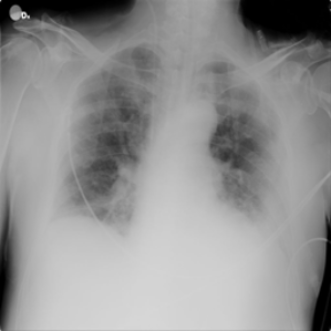
#> input picture trabalho_1/1/1.png, 331 x 331 px; its folder holds only this picture in this run
$ jupyter execute trabalho_computacional_2.ipynb
#> lines starting #> are read from the running program, lines starting #| are printed output that depends on the picture
# Processos Estocásticos - Trabalho Computacional 2

**Aluno:** Thiago Tomás de Paula (242104677)
**Data:** Maio de 2026

## Objetivo
Análise estatística das imagens a partir dos histogramas normalizados (PMF) calculados no Trabalho Computacional 1. Cálculo de estatísticas de primeira, segunda e terceira ordem, bem como entropia de Shannon.

---

## Importações e Configurações Iniciais

[cell 1]
import numpy as np
import matplotlib.pyplot as plt
from pathlib import Path
import pandas as pd
import cv2
import warnings
warnings.filterwarnings('ignore')

# Configurar matplotlib para melhor visualização
plt.rcParams['figure.figsize'] = (14, 10)
plt.rcParams['font.size'] = 9

## Preparação dos Dados

Carregamos as imagens e recalculamos os histogramas normalizados (PMF) do Trabalho Computacional 1.

[cell 2]
# Carregar imagens do diretório
image_dir = Path('../Trabalho Computacional 1/1')
images = {}
image_files = list(image_dir.glob('*.*'))

print(f"Imagens encontradas: {len(image_files)}")
for img_file in sorted(image_files):
    img = cv2.imread(str(img_file))
#> img is the input picture: shape (331, 331, 3); min 0, max 231, mean 145.8
    if img is not None:
        img_rgb = cv2.cvtColor(img, cv2.COLOR_BGR2RGB)
        images[img_file.stem] = img_rgb
        print(f"  - {img_file.name}: Shape {img_rgb.shape}")
#|   - 1.png: Shape (331, 331, 3)

# Converter para escala de cinza e calcular histogramas normalizados
images_gray = {}
pmf_dict = {}  # PMF (Probability Mass Function) - histogramas normalizados

for name, img_rgb in images.items():
    # Conversão para escala de cinza
    img_gray = 0.299 * img_rgb[:, :, 0] + 0.587 * img_rgb[:, :, 1] + 0.114 * img_rgb[:, :, 2]
    img_gray = img_gray.astype(np.uint8)
    images_gray[name] = img_gray

    # Calcular histograma e normalizar (PMF)
    hist, _ = np.histogram(img_gray, bins=256, range=(0, 256))
    pmf = hist / hist.sum()  # Normalizar
    pmf_dict[name] = pmf
#> this loop made 1 pass
#> name on pass 1: '1'
#> after the loop, images_gray = 1 item; pmf_dict = 1 item

print(f"\nTotal de imagens processadas: {len(images_gray)}")
#| Total de imagens processadas: 1
for name in sorted(pmf_dict.keys()):
    print(f"  - {name}: PMF calculada (soma = {pmf_dict[name].sum():.6f})")

## Item 2.1: Expectância, Moda, Mediana e Comparação com Média Aritmética

A expectância (valor esperado) é a média ponderada dos valores de intensidade. A moda é o valor mais frequente. A mediana é o valor que divide a distribuição ao meio.

[cell 3]
# Item 2.1: Calcular expectância, moda e mediana
stats_dict = {}

for name, pmf in pmf_dict.items():
    img_gray = images_gray[name]

    # Expectância (valor esperado) da PMF
    intensity_values = np.arange(256)
    expectancy = np.sum(intensity_values * pmf)

    # Moda (valor mais frequente)
    moda = np.argmax(pmf)

    # Mediana (valor que divide a distribuição ao meio)
    cdf = np.cumsum(pmf)
    mediana_idx = np.where(cdf >= 0.5)[0][0]

    # Média aritmética direta das intensidades da imagem
    media_aritmetica = np.mean(img_gray)

    # Comparação: a expectância da PMF deve ser igual à média aritmética
    diferenca = np.abs(expectancy - media_aritmetica)

    stats_dict[name] = {
        'expectancy': expectancy,
        'moda': moda,
        'mediana': mediana_idx,
        'media_aritmetica': media_aritmetica,
        'diferenca': diferenca
    }

    print(f"\n{name}:")
    print(f"  Expectância (PMF):        {expectancy:.4f}")
    print(f"  Moda (valor mais freq.):  {moda}")
    print(f"  Mediana:                  {mediana_idx}")
    print(f"  Média Aritmética (img):   {media_aritmetica:.4f}")
    print(f"  Diferença (|E[X] - μ|):  {diferenca:.6f}")
#> this loop made 1 pass
#> (name, expectancy, moda, mediana_idx, media_aritmetica, diferenca) on pass 1: ('1', 145.6, 207, 154, 145.6, 0)
#> (printed output is left out)
#> after the loop, stats_dict = 1 item

print("\n" + "="*60)
print("Item 2.1: Cálculos concluídos com sucesso.")

## Item 2.2: Momentos de Segunda e Terceira Ordem

Os momentos de uma distribuição são definidos como $M_r = E[X^r] = \sum_{k=0}^{N-1} x_k^r p(x_k)$.

- **Momento de segunda ordem:** $M_2 = E[X^2] = \sum x_k^2 p(x_k)$
- **Momento de terceira ordem:** $M_3 = E[X^3] = \sum x_k^3 p(x_k)$

[cell 4]
# Item 2.2: Calcular momentos de segunda e terceira ordem
intensity_values = np.arange(256)

for name, pmf in pmf_dict.items():
    # Momento de segunda ordem: M_2 = E[X²]
    m2 = np.sum((intensity_values ** 2) * pmf)

    # Momento de terceira ordem: M_3 = E[X³]
    m3 = np.sum((intensity_values ** 3) * pmf)

    # Armazenar nos stats
    stats_dict[name]['m2'] = m2
    stats_dict[name]['m3'] = m3

    print(f"{name}:")
    print(f"  Momento de 2ª ordem (M₂ = E[X²]):  {m2:,.2f}")
    print(f"  Momento de 3ª ordem (M₃ = E[X³]):  {m3:,.2f}")
    print()
#> this loop made 1 pass
#> (name, m2, m3) on pass 1: ('1', 23867.2, 4096713.5)
#> (printed output is left out)

print("Item 2.2: Momentos de segunda e terceira ordem calculados.")

## Item 2.3: Momentos Centrais de Segunda e Terceira Ordem

Os momentos centrais são momentos em torno da média: $\mu_r = E[(X - \mu)^r] = \sum (x_k - \mu)^r p(x_k)$

- **Momento central de 2ª ordem (Variância):** $\mu_2 = \sigma^2 = E[(X - \mu)^2]$
- **Momento central de 3ª ordem:** $\mu_3 = E[(X - \mu)^3]$

[cell 5]
# Item 2.3: Calcular momentos centrais de segunda e terceira ordem
intensity_values = np.arange(256)

for name, pmf in pmf_dict.items():
    mu = stats_dict[name]['expectancy']  # Média

    # Momento central de 2ª ordem (Variância)
    mu2 = np.sum(((intensity_values - mu) ** 2) * pmf)

    # Momento central de 3ª ordem
    mu3 = np.sum(((intensity_values - mu) ** 3) * pmf)

    # Desvio padrão
    sigma = np.sqrt(mu2)

    # Armazenar nos stats
    stats_dict[name]['mu2'] = mu2  # Variância
    stats_dict[name]['mu3'] = mu3
    stats_dict[name]['sigma'] = sigma  # Desvio padrão

    print(f"{name}:")
    print(f"  Momento central de 2ª ordem (μ₂ = σ²): {mu2:,.2f}")
    print(f"  Desvio padrão (σ):                       {sigma:,.2f}")
    print(f"  Momento central de 3ª ordem (μ₃):       {mu3:,.2f}")
    print()
#> this loop made 1 pass
#> (name, mu, mu2, mu3, sigma) on pass 1: ('1', 145.6, 2678.1, -157200.4, 51.75)
#> (printed output is left out)

print("Item 2.3: Momentos centrais calculados com sucesso.")

## Item 2.4: Skewness (Assimetria) e Kurtosis (Curtose)

- **Skewness (Coeficiente de Assimetria):** $\gamma_1 = \frac{\mu_3}{\sigma^3}$ - Mede a assimetria da distribuição
  - $\gamma_1 = 0$: Distribuição simétrica
  - $\gamma_1 > 0$: Assimétrica à direita
  - $\gamma_1 < 0$: Assimétrica à esquerda

- **Kurtosis (Curtose):** $\gamma_2 = \frac{\mu_4}{\sigma^4} - 3$ - Mede o pico/cauda da distribuição
  - $\gamma_2 = 0$: Distribuição normal (mesocúrtica)
  - $\gamma_2 > 0$: Distribuição com pico acentuado (leptocúrtica)
  - $\gamma_2 < 0$: Distribuição mais plana (platicúrtica)

[cell 6]
# Item 2.4: Calcular skewness e kurtosis
intensity_values = np.arange(256)

for name, pmf in pmf_dict.items():
    mu = stats_dict[name]['expectancy']
    mu2 = stats_dict[name]['mu2']
    mu3 = stats_dict[name]['mu3']
    sigma = stats_dict[name]['sigma']

    # Momento central de 4ª ordem (necessário para kurtosis)
    mu4 = np.sum(((intensity_values - mu) ** 4) * pmf)

    # Skewness (Coeficiente de Assimetria)
    # Evitar divisão por zero: adicionar pequeno valor se sigma = 0
    if sigma > 0:
        skewness = mu3 / (sigma ** 3)
    else:
        skewness = 0

    # Kurtosis (Curtose) - normalizada (excesso de curtose)
    # Kurtosis = (mu4 / sigma^4) - 3
    if sigma > 0:
        kurtosis_excess = (mu4 / (sigma ** 4)) - 3
    else:
        kurtosis_excess = 0

    # Armazenar nos stats
    stats_dict[name]['mu4'] = mu4
    stats_dict[name]['skewness'] = skewness
    stats_dict[name]['kurtosis'] = kurtosis_excess

    print(f"{name}:")
    print(f"  Skewness (γ₁):           {skewness:+.4f}")

    # Interpretação do skewness
    if abs(skewness) < 0.5:
        print(f"    → Distribuição aproximadamente simétrica")
    elif skewness > 0:
        print(f"    → Distribuição assimétrica à direita (cauda direita longa)")
    else:
        print(f"    → Distribuição assimétrica à esquerda (cauda esquerda longa)")

    print(f"  Kurtosis (excesso):      {kurtosis_excess:+.4f}")

    # Interpretação da kurtosis
    if abs(kurtosis_excess) < 1:
        print(f"    → Distribuição aproximadamente normal (mesocúrtica)")
    elif kurtosis_excess > 0:
        print(f"    → Pico acentuado, caudas pesadas (leptocúrtica)")
    else:
        print(f"    → Distribuição mais plana (platicúrtica)")
    print()
#> this loop made 1 pass
#> (name, mu, mu2, mu3, sigma, mu4, skewness, kurtosis_excess) on pass 1: ('1', 145.6, 2678.1, -157200.4, 51.75, 29363381.1, -1.13, 1.09)
#> (printed output is left out)

print("Item 2.4: Skewness e Kurtosis calculados com sucesso.")

## Item 2.5: Tabela Comparativa de Resultados

Compilação e comparação de todos os resultados dos itens 2.1 a 2.3.

[cell 7]
# Item 2.5: Criar tabela comparativa com os resultados
# Preparar dados para a tabela
table_data = []
for name in sorted(stats_dict.keys()):
    s = stats_dict[name]
    table_data.append({
        'Imagem': name,
        'Expectância': f"{s['expectancy']:.2f}",
        'Moda': f"{s['moda']}",
        'Mediana': f"{s['mediana']}",
        'Variância (σ²)': f"{s['mu2']:.2f}",
        'Desvio Padrão (σ)': f"{s['sigma']:.2f}",
        'Skewness': f"{s['skewness']:+.4f}",
        'Kurtosis': f"{s['kurtosis']:+.4f}"
    })
#> after the loop, table_data = 1 item

# Criar DataFrame
df_stats = pd.DataFrame(table_data)
#> df_stats = table of 1 rows and 8 columns

print("\n" + "="*120)
print("TABELA 2.5: Resumo das Estatísticas das PMFs das Imagens")
print("="*120)
print(df_stats.to_string(index=False))
#| Imagem Expectância Moda Mediana Variância (σ²) Desvio Padrão (σ) Skewness Kurtosis
#|      1      145.56  207     154        2678.13             51.75  -1.1342  +1.0939
print("="*120)

# Análise comparativa
print("\nANÁLISE COMPARATIVA:")
print("-" * 120)
print("\n1. EXPECTÂNCIA (Média):")
for name, s in sorted(stats_dict.items()):
    print(f"   - {name}: E[X] = {s['expectancy']:.2f} (Média aritmética = {s['media_aritmetica']:.2f}, "
          f"Diferença = {s['diferenca']:.6f})")

print("\n2. DISPERSÃO:")
for name, s in sorted(stats_dict.items()):
    print(f"   - {name}: σ² = {s['mu2']:.2f}, σ = {s['sigma']:.2f}")

print("\n3. SIMETRIA (Skewness):")
for name, s in sorted(stats_dict.items()):
    if abs(s['skewness']) < 0.5:
        tipo = "Simétrica"
    elif s['skewness'] > 0:
        tipo = "Assimétrica à direita"
    else:
        tipo = "Assimétrica à esquerda"
    print(f"   - {name}: {s['skewness']:+.4f} ({tipo})")
#> this loop made 1 pass
#> (printed output is left out)

print("\n4. FORMATO (Kurtosis):")
for name, s in sorted(stats_dict.items()):
    if abs(s['kurtosis']) < 1:
        tipo = "Mesocúrtica (Normal)"
    elif s['kurtosis'] > 0:
        tipo = "Leptocúrtica (Pico acentuado)"
    else:
        tipo = "Platicúrtica (Plana)"
    print(f"   - {name}: {s['kurtosis']:+.4f} ({tipo})")
#> this loop made 1 pass
#> (printed output is left out)

print("\nItem 2.5: Tabela comparativa e análise realizadas com sucesso.")

## Item 2.6: Entropia de Shannon

A entropia de Shannon mede a incerteza ou quantidade média de informação em uma distribuição de probabilidade:

$$\mathcal{E} = -\sum_{k=0}^{N-1} p(x_k) \log_2\{p(x_k)\}$$

- **Entropia máxima:** Quando a distribuição é uniforme (máxima incerteza)
- **Entropia mínima (zero):** Quando a distribuição é concentrada em um ponto (certeza)

[cell 8]
# Item 2.6: Calcular entropia de Shannon
for name, pmf in pmf_dict.items():
    # Calcular entropia: E = -Σ p(x) * log2(p(x))
    # Ignorar valores onde p(x) = 0 (log(0) é indefinido)
    entropy = 0.0
    for p in pmf:
        if p > 0:  # Apenas quando p > 0
            entropy -= p * np.log2(p)

    # Armazenar nos stats
    stats_dict[name]['entropy'] = entropy

    # Calcular entropia máxima teórica (distribuição uniforme sobre 256 valores)
    max_entropy = np.log2(256)  # log2(256) = 8 bits

    # Normalização da entropia (em relação ao máximo)
    entropy_normalized = entropy / max_entropy

    print(f"{name}:")
    print(f"  Entropia de Shannon:                    {entropy:.4f} bits")
    print(f"  Entropia Máxima Teórica:                {max_entropy:.4f} bits (log₂(256))")
    print(f"  Entropia Normalizada (% do máximo):     {entropy_normalized*100:.2f}%")

    if entropy_normalized > 0.95:
        print(f"    → Imagem com distribuição quase uniforme (alta incerteza)")
    elif entropy_normalized > 0.7:
        print(f"    → Imagem com distribuição moderadamente dispersa")
    else:
        print(f"    → Imagem com distribuição concentrada (baixa incerteza)")
    print()
#> this loop made 1 pass
#> (name, max_entropy, entropy_normalized) on pass 1: ('1', 8, 0.857)
#> (printed output is left out)

print("Item 2.6: Entropia de Shannon calculada com sucesso.")

## Item 2.7: Grandezas Randômicas - Análise e Classificação

### Conceito de Variável Aleatória

As grandezas calculadas neste trabalho (expectância, variância, skewness, kurtosis, entropia) podem ser consideradas como **funções de variáveis aleatórias**.

Para cada imagem do conjunto de dados, podemos considerar:
- A **intensidade de cada pixel** como uma realização de uma variável aleatória $X$
- A **PMF (função de massa de probabilidade)** como a distribuição de probabilidade dessa variável aleatória
- As **estatísticas calculadas** (média, variância, etc.) como **estimativas** dos parâmetros da distribuição

### Grandezas Randômicas vs Determinísticas

**Perspectiva 1: Como estimativas (não determinísticas)**
- As grandezas calculadas são **estimativas** baseadas em amostras finitas
- Se coletarmos mais imagens da mesma classe, as estimativas mudarão (variabilidade amostral)
- Portanto, são **grandezas randômicas** com suas próprias distribuições de amostragem

**Perspectiva 2: Como funções de variáveis randômicas**
- E[X], σ², skewness e kurtosis são **funções de uma variável aleatória X**
- Uma vez definida a distribuição de X, essas grandezas são determinadas
- Mas enquanto X é aleatória, essas grandezas descrevem propriedades dessa aleatoriedade

### Grandezas Contáveis vs Não-Contáveis

- **Expectância (E[X]):** Não-contável (contínua em ℝ)
- **Variância (σ²):** Não-contável (contínua em ℝ⁺)
- **Desvio Padrão (σ):** Não-contável (contínua em ℝ⁺)
- **Skewness:** Não-contável (contínua em ℝ)
- **Kurtosis:** Não-contável (contínua em ℝ)
- **Entropia:** Não-contável (contínua em [0, log₂(256)])
- **Moda:** Contável (discreta, valores inteiros de intensidade)
- **Mediana:** Potencialmente contável (valores discretos de intensidade)

[cell 9]
# Visualizar PMFs com as estatísticas calculadas
n_images = len(pmf_dict)
#> n_images = 1
n_cols = 2
n_rows = (n_images + n_cols - 1) // n_cols
#> n_rows = 1

fig, axes = plt.subplots(n_rows, n_cols, figsize=(16, 5*n_rows))
axes = axes.flatten()

for idx, (name, pmf) in enumerate(sorted(pmf_dict.items())):
    s = stats_dict[name]

    # Plotar PMF
    axes[idx].plot(pmf, color='blue', linewidth=1.5)
    axes[idx].fill_between(range(len(pmf)), pmf, alpha=0.3, color='blue')

    # Marcar expectância
    axes[idx].axvline(s['expectancy'], color='red', linestyle='--', linewidth=2,
                     label=f"E[X] = {s['expectancy']:.1f}")

    # Marcar moda
    axes[idx].axvline(s['moda'], color='green', linestyle='--', linewidth=2,
                     label=f"Moda = {s['moda']}")

    # Marcar mediana
    axes[idx].axvline(s['mediana'], color='orange', linestyle='--', linewidth=2,
                     label=f"Mediana = {s['mediana']}")

    # Título com estatísticas
    title = f'{name}\n'
    title += f'σ² = {s["mu2"]:.1f}, σ = {s["sigma"]:.1f}\n'
    title += f'Skewness = {s["skewness"]:+.3f}, Kurtosis = {s["kurtosis"]:+.3f}\n'
    title += f'Entropia = {s["entropy"]:.3f} bits'

    axes[idx].set_title(title, fontsize=10, fontweight='bold')
    axes[idx].set_xlabel('Intensidade (0-255)')
    axes[idx].set_ylabel('Probabilidade')
    axes[idx].legend(loc='upper right', fontsize=9)
    axes[idx].grid(True, alpha=0.3)
    axes[idx].set_xlim(0, 255)

# Ocultar eixos não utilizados
for idx in range(n_images, len(axes)):
    axes[idx].axis('off')
#> this loop made 1 pass

plt.suptitle('PMFs com Estatísticas Calculadas (Trabalho Computacional 2)',
            fontsize=14, fontweight='bold', y=0.995)
plt.tight_layout()
plt.show()
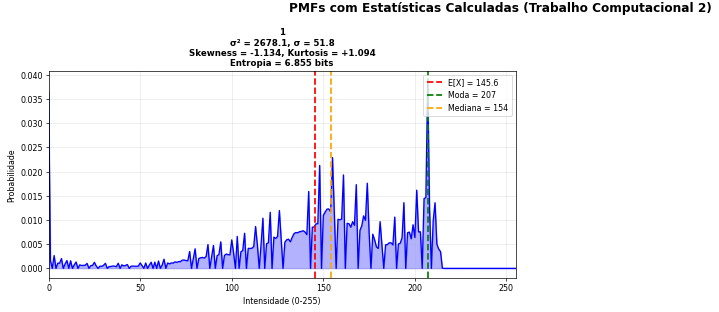
#> figure drawn by matplotlib, 1 panel; curve peaks at x = 207, y = 0.0388

print("Visualização das PMFs com estatísticas concluída.")


$ run again, on trabalho_1/1/y61.jpg
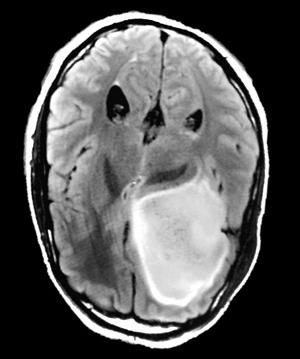
#> input picture trabalho_1/1/y61.jpg, 300 x 359 px
#> img is the input picture: shape (359, 300, 3); min 0, max 255, mean 86.7
#|   - y61.jpg: Shape (359, 300, 3)
#> the loop `for name, img_rgb in images.items():` made 1 pass
#> name on pass 1: 'y61'
#> after the loop `for name, img_rgb in images.items():`: images_gray = 1 item
#| Total de imagens processadas: 1
#> the loop `for name in sorted(pmf_dict.keys()):` made 1 pass
#> (printed output is left out)
#> the loop `for name, pmf in pmf_dict.items():` made 1 pass
#> (name, expectancy, moda, mediana_idx, media_aritmetica, diferenca) on pass 1: ('y61', 86.53, 0, 69, 86.53, 0)
#> (printed output is left out)
#> the loop `for name, pmf in pmf_dict.items():` made 1 pass
#> (name, m2, m3) on pass 1: ('y61', 15267.8, 2954373.5)
#> (printed output is left out)
#> the loop `for name, pmf in pmf_dict.items():` made 1 pass
#> (name, mu, mu2, mu3, sigma) on pass 1: ('y61', 86.53, 7781.1, 286791, 88.21)
#> (printed output is left out)
#> the loop `for name, pmf in pmf_dict.items():` made 1 pass
#> (name, mu, mu2, mu3, sigma, mu4, skewness, kurtosis_excess) on pass 1: ('y61', 86.53, 7781.1, 286791, 88.21, 101847533.4, 0.418, -1.32)
#> (printed output is left out)
#> the loop `for name in sorted(stats_dict.keys()):` made 1 pass
#> df_stats = table of 1 rows and 8 columns
#| Imagem Expectância Moda Mediana Variância (σ²) Desvio Padrão (σ) Skewness Kurtosis
#|    y61       86.53    0      69        7781.07             88.21  +0.4178  -1.3178
#> the loop `for name, s in sorted(stats_dict.items()):` made 1 pass
#> (printed output is left out)
#> the loop `for name, s in sorted(stats_dict.items()):` made 1 pass
#> (printed output is left out)
#> the loop `for name, s in sorted(stats_dict.items()):` made 1 pass
#> (printed output is left out)
#> the loop `for name, pmf in pmf_dict.items():` made 1 pass
#> (name, max_entropy, entropy_normalized) on pass 1: ('y61', 8, 0.697)
#> (printed output is left out)
#> n_images = 1
#> the loop `for idx, (name, pmf) in enumerate(sorted(pmf_dict.items())):` made 1 pass
#> the loop `for idx in range(n_images, len(axes)):` made 1 pass
#> `plt.show()`:
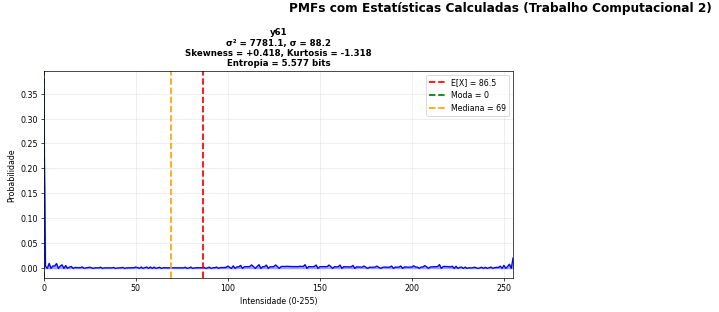
#> figure drawn by matplotlib, 1 panel; curve peaks at x = 0, y = 0.376

$ run again, on trabalho_1/1/WP_20160419_187.jpg
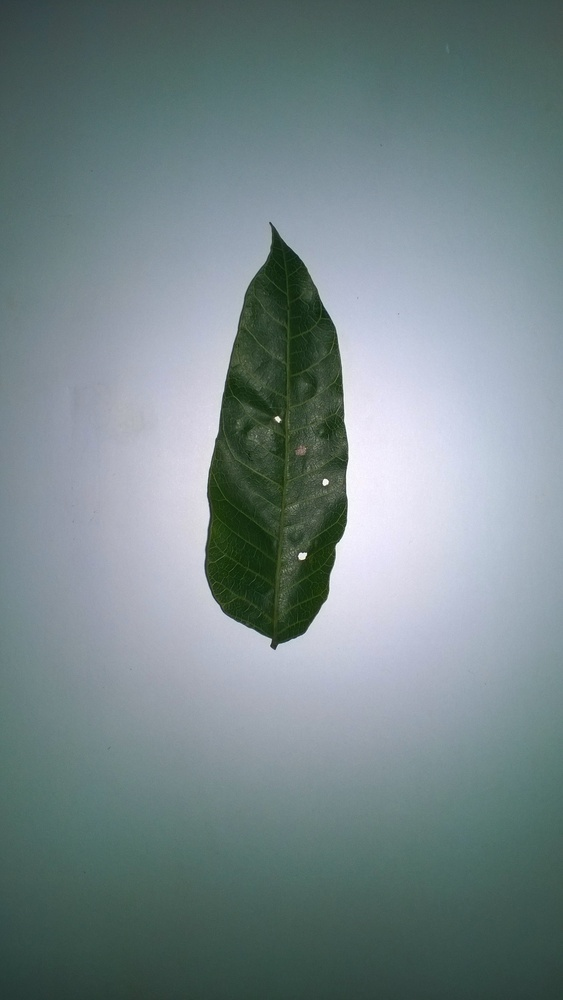
#> input picture trabalho_1/1/WP_20160419_187.jpg, 563 x 1000 px, shrunk from 2000 x 3552 before the run
#> img is the input picture: shape (1000, 563, 3); mean B, G, R 137.5, 135, 118.7
#|   - WP_20160419_187.jpg: Shape (1000, 563, 3)
#> the loop `for name, img_rgb in images.items():` made 1 pass
#> name on pass 1: 'WP_20160419_187'
#> pass 1, `img_gray = 0.299 * img_rgb[:, :, 0] + 0.587 * img_rgb[:, :, 1] + 0.114..`:
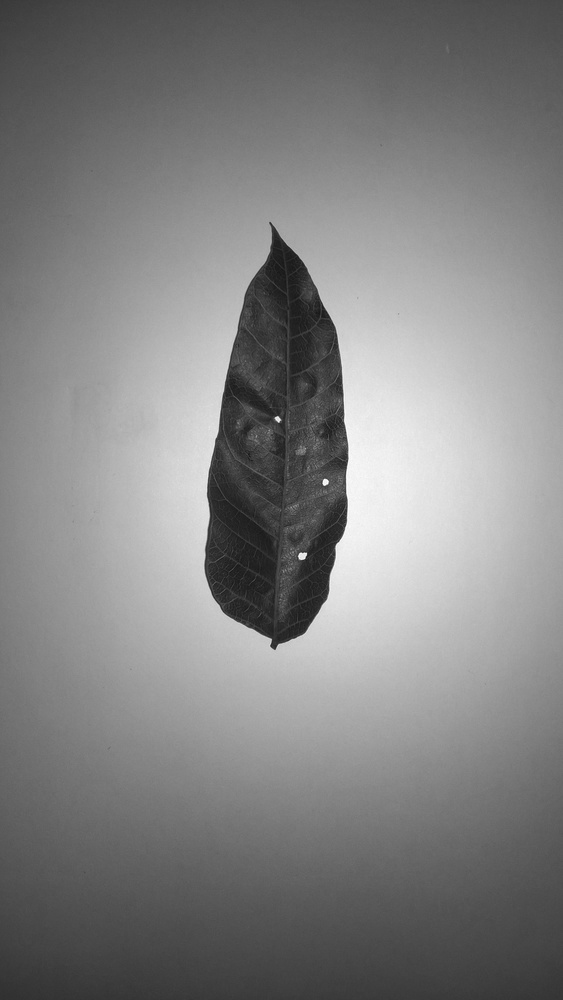
#> img_gray: shape (1000, 563) float64; min 23.03, max 254.1, mean 130.4
#> after the loop `for name, img_rgb in images.items():`: images_gray = 1 item
#| Total de imagens processadas: 1
#> the loop `for name in sorted(pmf_dict.keys()):` made 1 pass
#> (printed output is left out)
#> the loop `for name, pmf in pmf_dict.items():` made 1 pass
#> (name, expectancy, moda, mediana_idx, media_aritmetica, diferenca) on pass 1: ('WP_20160419_187', 129.9, 83, 128, 129.9, 2.84e-14)
#> (printed output is left out)
#> the loop `for name, pmf in pmf_dict.items():` made 1 pass
#> (name, m2, m3) on pass 1: ('WP_20160419_187', 19244.3, 3135634.9)
#> (printed output is left out)
#> the loop `for name, pmf in pmf_dict.items():` made 1 pass
#> (name, mu, mu2, mu3, sigma) on pass 1: ('WP_20160419_187', 129.9, 2358.8, 21935.4, 48.57)
#> (printed output is left out)
#> the loop `for name, pmf in pmf_dict.items():` made 1 pass
#> (name, mu, mu2, mu3, sigma, mu4, skewness, kurtosis_excess) on pass 1: ('WP_20160419_187', 129.9, 2358.8, 21935.4, 48.57, 12315648.5, 0.191, -0.786)
#> (printed output is left out)
#> the loop `for name in sorted(stats_dict.keys()):` made 1 pass
#> df_stats = table of 1 rows and 8 columns
#|          Imagem Expectância Moda Mediana Variância (σ²) Desvio Padrão (σ) Skewness Kurtosis
#| WP_20160419_187      129.94   83     128        2358.77             48.57  +0.1915  -0.7865
#> the loop `for name, s in sorted(stats_dict.items()):` made 1 pass
#> (printed output is left out)
#> the loop `for name, s in sorted(stats_dict.items()):` made 1 pass
#> (printed output is left out)
#> the loop `for name, s in sorted(stats_dict.items()):` made 1 pass
#> (printed output is left out)
#> the loop `for name, pmf in pmf_dict.items():` made 1 pass
#> (name, max_entropy, entropy_normalized) on pass 1: ('WP_20160419_187', 8, 0.947)
#> (printed output is left out)
#> n_images = 1
#> the loop `for idx, (name, pmf) in enumerate(sorted(pmf_dict.items())):` made 1 pass
#> the loop `for idx in range(n_images, len(axes)):` made 1 pass
#> `plt.show()`:
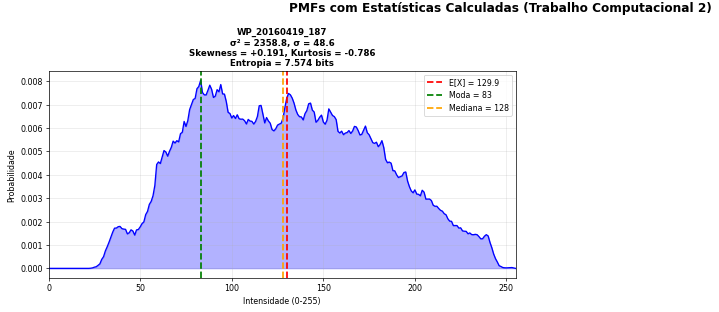
#> figure drawn by matplotlib, 1 panel; curve peaks at x = 83, y = 0.00803
